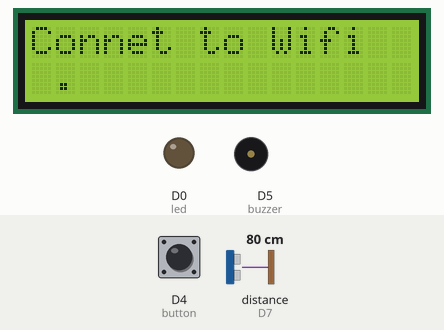
Simulated run of this sketch. Board: ESP8266 (NodeMCU). Shown: 16×2 character LCD, output pins drawn as LEDs (lit = HIGH), buzzer (waves = sounding). The test bench sets the inputs (shaded band); at power-on: D4 (button) HIGH, distance to the obstacle (sensor on D7) 80 cm. The echo pulse lasts 58.3 µs per cm; WiFi joins after 1.5 s; servers stay silent unless stated; uploads are accepted with an empty reply; pins used as bus, display or sensor lines are not drawn; what the sketch prints to the serial monitor is not drawn.

Above: at 2.6 s.
At 6.3 s:
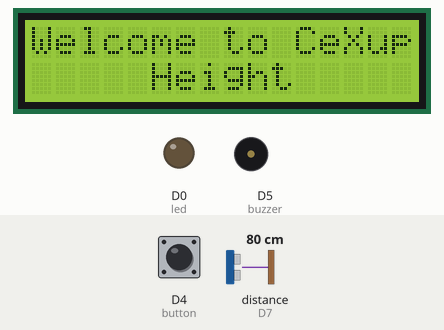
6.4 s: D4 (button) pulled LOW for 1.2 s
At 8.2 s:
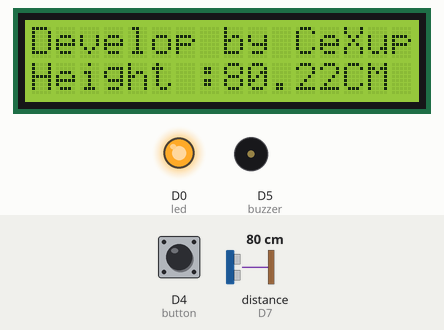
At 9.2 s:
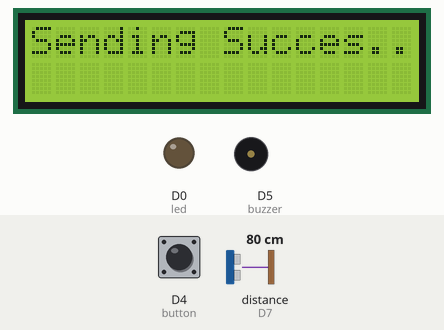
Timing chart, 0 to 10.7 s (numbered marks = the images above; inputs shaded):
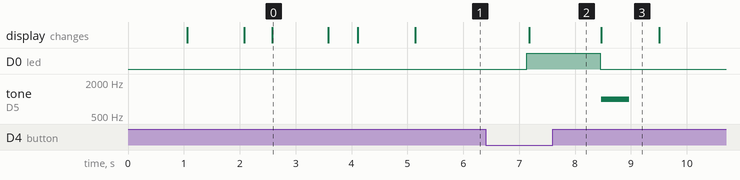

Measured:
- after the input at 6.4 s, D0 (led): LOW → HIGH after 0.74 s, → LOW 1.3 s later; tone on D5 (buzzer): silent → 1000 Hz after 2.1 s, → silent 0.50 s later; the display: changes after 0.78 s (image 2)

The sketch:

testhttpsTinggiBadan.ino
```cpp
// (licence header left out)
#include <ESP8266WiFi.h>
#include <WiFiClientSecure.h>
#include <ESP8266WebServer.h>
#include <ESP8266HTTPClient.h>
#include <ArduinoJson.h>
#include <LiquidCrystal_I2C.h>

#define trig D6
#define echo D7
#define button D4
#define buzzer D5
#define led D0

LiquidCrystal_I2C lcd(0x27, 16, 2);
//KONEK WIFI
/* Set these to your desired credentials. */
const char *ssid = "CexupTest";  //ENTER YOUR WIFI SETTINGS
const char *password = "nabila12";

//Link to read data from device.cexup.com
//Web/Server address to read/write from
const char *host = "device.cexup.com";
const int httpsPort = 443;  //HTTPS= 443 and HTTP = 80

//SHA1 finger print of certificate use web browser to view and copy
const char fingerprint[] PROGMEM = "2A 8E 5C 95 FE 8C 51 8E 53 0B 20 F6 C0 32 73 90 46 B7 CB 84";

int pb;
int i = 0;
long durasi;
float jarak;

unsigned long lastTime = 0;
// Set timer to 5 seconds (5000)
unsigned long timerDelay = 5000;
//=======================================================================
//                    Power on setup
//=======================================================================

void setup() {
  delay(1000);
  Serial.begin(115200);
  lcd.begin();
  //pin configure
  pinMode(button, INPUT_PULLUP);
  pinMode(led, OUTPUT);
  pinMode(buzzer, OUTPUT);
  pinMode(trig, OUTPUT);
  pinMode(echo, INPUT);

  Serial.begin(115200);
  WiFi.mode(WIFI_OFF);        //Prevents reconnection issue (taking too long to connect)
  delay(1000);
  WiFi.mode(WIFI_STA);        //Only Station No AP, This line hides the viewing of ESP as wifi hotspot

  WiFi.begin(ssid, password);     //Connect to your WiFi router
  Serial.println("");
  lcd.setCursor(0,0);
  lcd.print("Connet to Wifi");
  Serial.println("Connecting");

  Serial.print("Connecting");
  // Wait for connection
  while (WiFi.status() != WL_CONNECTED) {
    i++;
    delay(500);
    Serial.print(".");
    lcd.setCursor(i,1);
    lcd.print(".");
    Serial.print(".");
    delay(500);

  }

  //If connection successful show IP address in serial monitor
  Serial.println("");
  Serial.print("Connected to ");
  Serial.println(ssid);
  Serial.print("IP address: ");
  Serial.println(WiFi.localIP());  //IP address assigned to your ESP
   lcd.clear();
  lcd.setCursor(0,0);
  lcd.print("Wifi Connected");
  lcd.setCursor(0,1);
  lcd.print(WiFi.localIP());
  Serial.println("");
  Serial.print("Connected to WiFi network with IP Address: ");
  Serial.println(WiFi.localIP());
  delay(1000);
  lcd.clear();
  lcd.setCursor(0,0);
  lcd.print("Welcome to CeXup");
  lcd.setCursor(5,1);
  lcd.print("Height");
}

//=======================================================================
//                    Main Program Loop
//=======================================================================
void loop() {
  String postData;

  if(WiFi.status() != WL_CONNECTED){
    Serial.println("Wifi Not Connectd");
  }else{
    Serial.println("Wifi Connected");
  }
   // put your main code here, to run repeatedly:
  pb = digitalRead(button);
  Serial.print("Button state : ");
  Serial.println(pb);
  if(pb == LOW){
    digitalWrite(led, HIGH);
    Serial.println("lampu menyala");
    digitalWrite(trig, LOW);
    delayMicroseconds(3);
    digitalWrite(trig, HIGH);
    delayMicroseconds(10);
    digitalWrite(trig, LOW);
    durasi = pulseIn(echo, HIGH);
    Serial.println(durasi);
    jarak = durasi*0.0344/2;
//    jarak = (durasi/2)/29.155;
    if(jarak > 450 || jarak <= 2){
      Serial.println("eror");
      delay(500);
    }else{
      Serial.print("jarak : ");
      Serial.print(jarak);
      Serial.println(" cm");
      postData = (String)jarak;
      lcd.clear();
      lcd.setCursor(0,0);
      lcd.print("Develop by CeXup");
      lcd.setCursor(0,1);
      lcd.print("Height :");
      lcd.setCursor(8,1);
      lcd.print(jarak);
      lcd.setCursor(13,1);
      lcd.print("CM");
      //Check WiFi connection status
        if(WiFi.status()== WL_CONNECTED){
          WiFiClientSecure httpsClient;    //Declare object of class WiFiClient
          Serial.println(host);

          Serial.printf("Using fingerprint '%s'\n", fingerprint);
          httpsClient.setFingerprint(fingerprint);
          httpsClient.setTimeout(15000); // 15 Seconds
          delay(1000);

          Serial.print("HTTPS Connecting");
          int r=0; //retry counter
          while((!httpsClient.connect(host, httpsPort)) && (r < 30)){
              delay(100);
              Serial.print(".");
              r++;
          }
          if(r==30) {
            Serial.println("Connection failed");
          }
          else {
            Serial.println("Connected to web");
          }
          String Data, getData, Link;
          float value=jarak;  //Read Analog value of LDR
          Data = String(jarak);   //String to interger conversion

          //GET Data
          Link = "/api/data-tmp?device_code=001-20210101-0001&&data=" +Data+"&&token=qwertyuiop" ;

          Serial.print("requesting URL: ");
          Serial.println(host+Link);

          httpsClient.print(String("GET ") + Link + " HTTP/1.1\r\n" +
                       "Host: " + host + "\r\n" +
                       "Connection: close\r\n\r\n");

          Serial.println("request sent");
          char status[32] = {0};
          httpsClient.readBytesUntil('\r', status, sizeof(status));
          // It should be "HTTP/1.0 200 OK" or "HTTP/1.1 200 OK"
          if (strcmp(status + 9, "200 OK") != 0) {
            Serial.print(F("Unexpected response: "));
            Serial.println(status);
            lcd.clear();
            lcd.setCursor(0,0);
            lcd.print("failed Sending...");
            httpsClient.stop();
            return;
          }else{
            Serial.println("Sent data Success");
            Serial.println(status);
            digitalWrite(led, LOW);
            lcd.clear();
            lcd.setCursor(0,0);
            lcd.print("Sending Succes...");
            tone(buzzer, 1000,500);
            delay(1000);
            noTone(buzzer);
            while (httpsClient.connected()) {
              String line = httpsClient.readStringUntil('\n');
              if (line == "\r") {
                Serial.println("headers received");
                break;
              }
            }
              Serial.println("Respose was:");
              Serial.println("==========");
              String line;
              while(httpsClient.available()){
                line = httpsClient.readStringUntil('\n');  //Read Line by Line
                Serial.println(line); //Print response
              }
            Serial.print("HTTP Response code: ");
            Serial.println(status+9);
            Serial.println("==========");
            Serial.println("closing connection");
            lcd.clear();
            lcd.setCursor(0,0);
            lcd.print("Develop by CeXup");
            lcd.setCursor(0,1);
            lcd.print("Height :");
            lcd.setCursor(8,1);
            lcd.print(jarak);
            lcd.setCursor(13,1);
            lcd.print("CM");
            httpsClient.stop();
          }
        }
      else {
        postData="";
        Serial.println("WiFi Disconnected");
        lcd.clear();
        lcd.setCursor(0,0);
        lcd.print("Develop by CeXup");
        lcd.setCursor(0,1);
        lcd.print("Height :");
        lcd.setCursor(8,1);
        lcd.print(jarak);
        lcd.setCursor(13,1);
        lcd.print("CM");
      }
    }
  }else{
    digitalWrite(led, LOW);
    delay(1000);
  }


}
```
